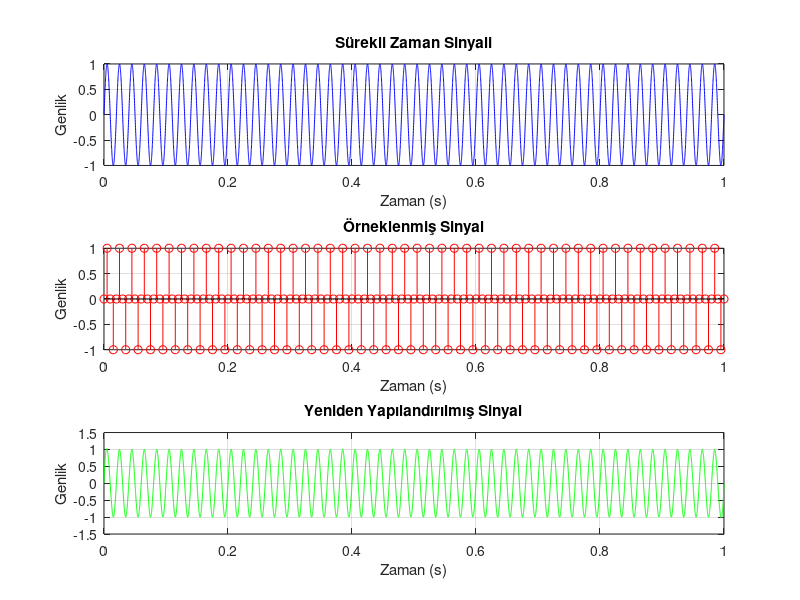

Recreate this plot in MATLAB.
% Sürekli zaman sinyali tanımlama
fs_continuous = 10000; % Sürekli zaman için yüksek örnekleme frekansı (Hz)
t_continuous = 0:1/fs_continuous:1; % Zaman vektörü (1 saniye)
x_continuous = sin(2 * pi * 50 * t_continuous); % 50 Hz'lik bir sinüs dalgası

% Örnekleme frekansını belirleme
fs_sample = 200; % Örnekleme frekansı (Hz)
t_sampled = 0:1/fs_sample:1; % Örnekleme zaman vektörü
x_sampled = sin(2 * pi * 50 * t_sampled); % Örneklenmiş sinyal

% Sinyalin yeniden oluşturulması (spline interpolasyonu)
t_reconstructed = 0:1/fs_continuous:1; % Yeniden yapılandırma için zaman vektörü
x_reconstructed = interp1(t_sampled, x_sampled, t_reconstructed, 'spline');

% Grafik çizimi
figure;
subplot(3, 1, 1);
plot(t_continuous, x_continuous, 'b');
title('Sürekli Zaman Sinyali');
xlabel('Zaman (s)');
ylabel('Genlik');
grid on;

subplot(3, 1, 2);
stem(t_sampled, x_sampled, 'r');
title('Örneklenmiş Sinyal');
xlabel('Zaman (s)');
ylabel('Genlik');
grid on;

subplot(3, 1, 3);
plot(t_reconstructed, x_reconstructed, 'g');
title('Yeniden Yapılandırılmış Sinyal');
xlabel('Zaman (s)');
ylabel('Genlik');
grid on;
